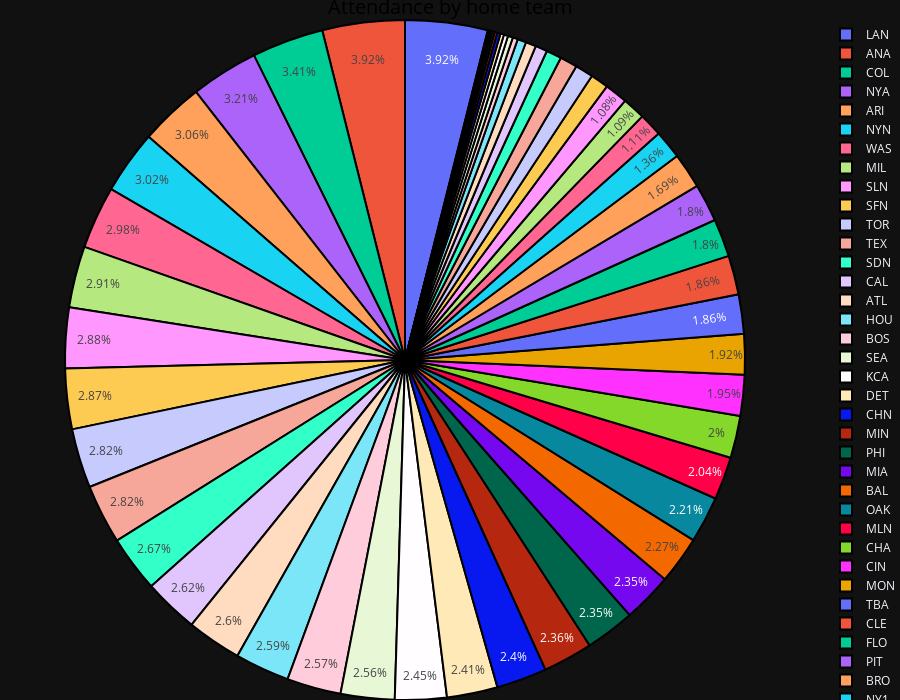

Notebook code for this chart:
### Markdown cell above
# 4

### Code cell
def make_pie(attendance):
    figure = go.Figure()
    figure.add_trace(
        go.Pie(
            labels=attendance.keys(), values=attendance,
        )
    )
    figure.update_traces(marker_line_color='rgb(0,0,0)', marker_line_width=2, textposition='inside')
    figure.update_layout(
        title=dict(
            font=dict(size=20, color='black'),
            x=0.5,
            y=1,
            text='Attendance by home team',
        ),
        xaxis_title=dict(text="Team", font=dict(size=16, color='black')),
        yaxis_title=dict(text="Attendance", font=dict(size=16, color='black')),
        height=700,
        margin=dict(l=0, r=0, t=20, b=0),
        uniformtext_minsize=12,
        uniformtext_mode='hide'
    )
    figure.update_xaxes(tickangle=315, gridwidth=2, gridcolor='ivory', tickfont_size=14)
    figure.update_yaxes(gridwidth=2, gridcolor='ivory', tickfont_size=14)
    figure.show()
    
def prepare_data_for_pie(games_data):
    min_attendance = games_data.sum() * 0.02
    print(min_attendance)
    prepared_data = pd.Series()
    for (index, value) in games_data.items():
        if value >= min_attendance:
            print(pd.Series([value], index=[index]))
            # prepared_data.add(pd.Series([value], index=[index]))
    print(prepared_data)
    return prepared_data

make_pie(mean_attendance_by_home_team)

### Figure 1 — Plotly figure (JSON) as saved in the notebook; plotly's stock layout.template omitted (floating-point values rounded to 4 significant figures)
{"data": [{"labels": ["ANA", "ARI", "ATL", "BAL", "BL1", "BOS", "BR1", "BR2", "BRO", "BS1", "BSN", "CAL", "CH1", "CHA", "CHN", "CIN", "CL1", "CLE", "COL", "DET", "FLO", "FW1", "HOU", "KC1", "KCA", "LAA", "LAN", "MIA", "MID", "MIL", "MIN", "MLN", "MON", "NY1", "NY2", "NYA", "NYN", "OAK", "PH1", "PHA", "PHI", "PIT", "RC1", "SDN", "SE1", "SEA", "SFN", "SLA", "SLN", "TBA", "TEX", "TOR", "TRO", "WAS", "WS1", "WS2", "WS3", "WS4"], "values": [37140.0, 29030.0, 24630.0, 21570.0, 1614.0, 24400.0, 500.0, 250.0, 16060.0, 2295.0, 10560.0, 24820.0, 5381.0, 19020.0, 22750.0, 18500.0, 1462.0, 17650.0, 32360.0, 22860.0, 17060.0, 587.5, 24570.0, 10320.0, 23280.0, 10270.0, 37180.0, 22280.0, 500.0, 27630.0, 22380.0, 19310.0, 18220.0, 12860.0, 2259.0, 30490.0, 28670.0, 20920.0, 3917.0, 6913.0, 22340.0, 17050.0, 1033.0, 25360.0, 8149.0, 24280.0, 27250.0, 4662.0, 27340.0, 17660.0, 26760.0, 26780.0, 1218.0, 28300.0, 7852.0, 8100.0, 1896.0, 225.0], "type": "pie", "marker": {"line": {"color": "rgb(0,0,0)", "width": 2}}, "textposition": "inside"}], "layout": {"title": {"font": {"size": 20, "color": "black"}, "x": 0.5, "y": 1, "text": "Attendance by home team"}, "xaxis": {"title": {"font": {"size": 16, "color": "black"}, "text": "Team"}, "tickfont": {"size": 14}, "tickangle": -45, "gridwidth": 2, "gridcolor": "ivory"}, "yaxis": {"title": {"font": {"size": 16, "color": "black"}, "text": "Attendance"}, "tickfont": {"size": 14}, "gridwidth": 2, "gridcolor": "ivory"}, "margin": {"l": 0, "r": 0, "t": 20, "b": 0}, "uniformtext": {"minsize": 12, "mode": "hide"}, "height": 700}}
